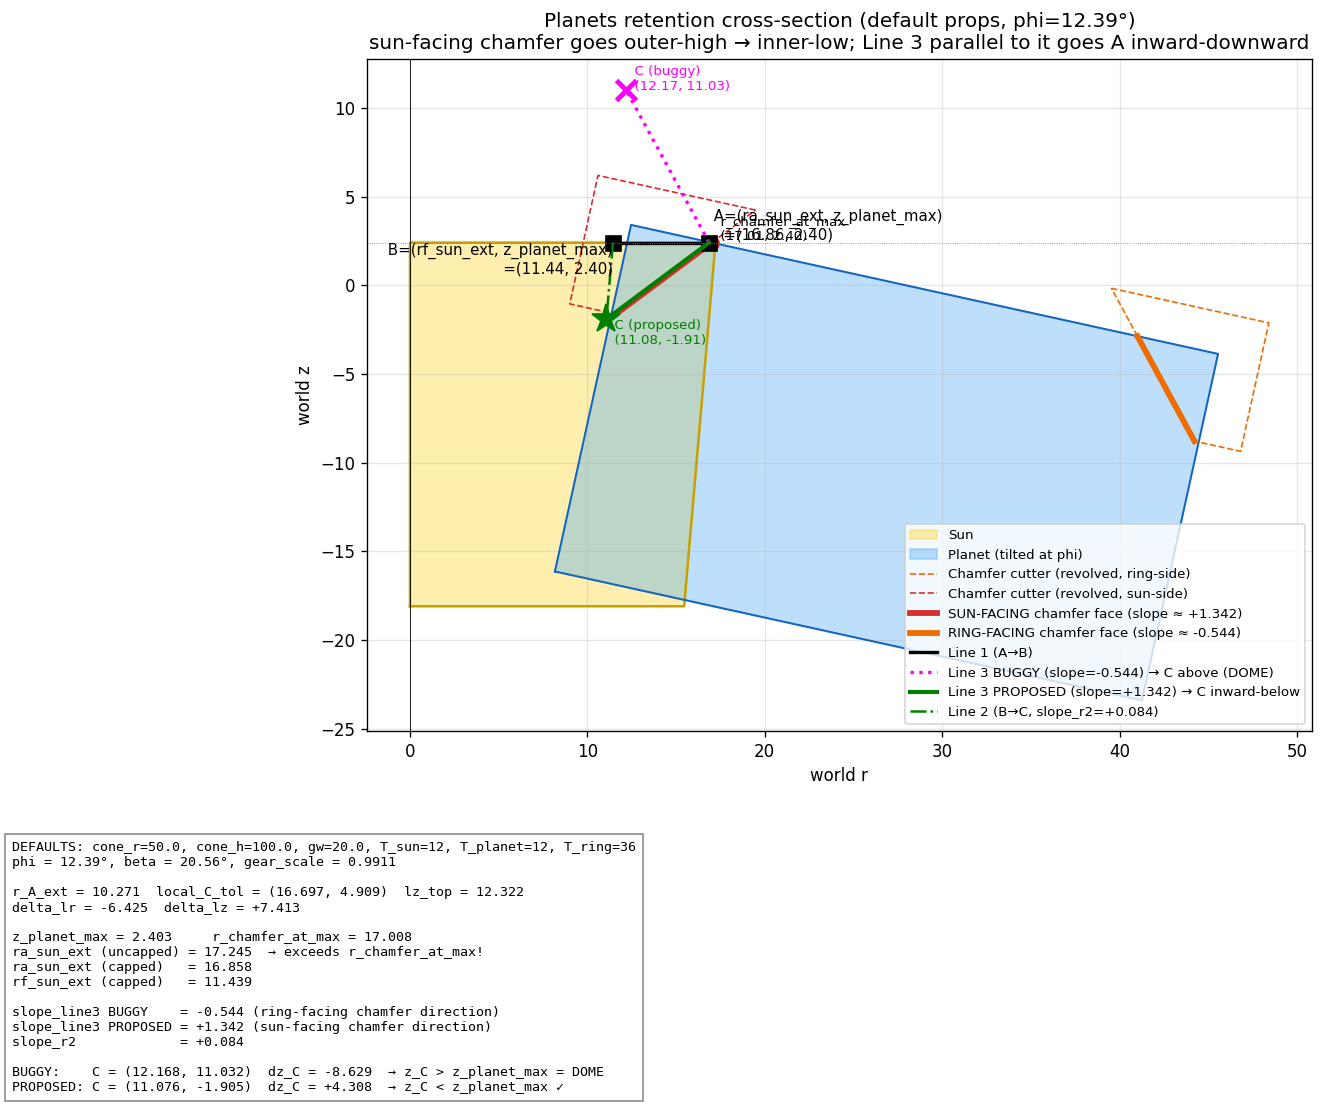

Write Python code to recreate this figure.
"""
Cross-section diagram of the Planets addon retention geometry.

Recomputes every value with the SAME formulas as variable_gears/planets __init__.py
using the addon's DEFAULT property values, then draws a 2D world r-z view to
verify the sun retention triangle geometry.

Output: G:/My Drive/Claude/planets/cross_section.png
"""
import math
import matplotlib.pyplot as plt
import matplotlib.patches as patches
from matplotlib.lines import Line2D

# ─── Default addon property values ────────────────────────────────────────
cone_diameter = 100.0
cone_height   = 100.0
gw            = 20.0
wall          = 3.0
T_sun         = 12
T_planet      = 12
T_ring        = T_sun + 2 * T_planet
clearance     = 0.05
tolerance     = 0.15
ext           = 0.0

# ─── Mirror the addon's generate() math ───────────────────────────────────
cone_r = cone_diameter / 2.0
cone_h = cone_height
z_bot  = -gw
z_disk = -gw / 2.0
full_h = cone_h * 4.0 / 3.0
s_bot  = (full_h - gw) / full_h
m      = max(0.001, (cone_r       - wall) / (T_ring / 2.0 + 1.25))
m_bot  = max(0.001, (cone_r*s_bot - wall) / (T_ring / 2.0 + 1.25))
dm     = m * (1.0 - s_bot)

r_sun    = T_sun    * m / 2.0
r_planet = T_planet * m / 2.0
orbit_r  = r_sun + r_planet
s_disk         = (full_h + z_disk) / full_h
orbit_r_planet = orbit_r * s_disk
phi  = math.atan2(orbit_r, full_h)
beta = math.atan2(cone_r, full_h)
sin_phi = math.sin(phi); cos_phi = math.cos(phi); tan_phi = math.tan(phi)

_gs_num = (cone_r * (full_h + z_disk + (gw / 2.0) * math.cos(phi)) / full_h
           - wall - (gw / 2.0) * math.sin(phi))
_gs_den = (orbit_r * s_disk
           + (T_planet / 2.0 + 1.0) * m
             * (math.cos(phi) + cone_r * math.sin(phi) / full_h))
gear_scale = min(1.0, _gs_num / _gs_den)

orbit_r        = orbit_r        * gear_scale
orbit_r_planet = orbit_r_planet * gear_scale

hub_r    = (T_sun / 2.0 + 1.0) * m
z_bot_pl = z_disk - (gw / 2.0) * math.cos(phi)
r_bot_pl = orbit_r_planet - (gw / 2.0) * math.sin(phi)
hub_top  = max(z_bot, z_bot_pl + (r_bot_pl - hub_r) * math.tan(phi))

z_disk_sun = hub_top + gw / 2.0
sun_raise  = (z_disk_sun - z_disk) / gw
m_top_sun  = max(0.001, gear_scale * (m + dm * sun_raise))
_sun_bevel = max(0.0, 2.0 * phi - beta)
m_bot_sun  = max(0.001, m_top_sun - gw * 2.0 * math.tan(_sun_bevel) / T_sun)

m_top_planet = gear_scale * m
m_bot_planet = max(0.001, m_top_planet - gw * 2.0 * math.tan(beta - phi) / T_planet)

ext_local_pl = 0.0
m_ext_planet = m_top_planet
ra_ext_planet = (T_planet / 2.0 + 1.0) * m_ext_planet
rf_ext_planet = (T_planet / 2.0 - 1.25) * m_ext_planet

# Retention geometry
ext_local_top = gw / 2.0 + ext / math.cos(phi)
center_r_ext  = orbit_r_planet + ext_local_top * math.sin(phi)
center_z_ext  = z_disk + ext_local_top * math.cos(phi)
ra0   = (T_ring / 2.0 - 0.75) * m
k_lip = ra0 * tan_phi / full_h
z_A   = (center_z_ext + center_r_ext * tan_phi - k_lip * full_h) / (1.0 + k_lip)
ra_r  = ra0 * (full_h + z_A) / full_h
m_at_zA = m * (full_h + z_A) / full_h
rf_r    = (T_ring / 2.0 + 1.25) * m_at_zA

dr_1  = (rf_r - ra_r) + tolerance
d_1   = dr_1 / math.cos(phi)
A_lip = (ra_r,                      z_A)
B_lip = (ra_r + d_1*math.cos(phi),  z_A - d_1*math.sin(phi))
C_lip = (B_lip[0] - d_1*math.sin(beta), B_lip[1] - d_1*math.cos(beta))

l3_dr  = A_lip[0] - C_lip[0]
l3_dz  = A_lip[1] - C_lip[1]
l3_len = math.sqrt(l3_dr**2 + l3_dz**2)
nt_r   = -l3_dz / l3_len
nt_z   =  l3_dr / l3_len
A_tol  = (A_lip[0] + nt_r * tolerance, A_lip[1] + nt_z * tolerance)
C_tol  = (C_lip[0] + nt_r * tolerance, C_lip[1] + nt_z * tolerance)

def w2l(rw, zw):
    dr = rw - orbit_r_planet;  dz = zw - z_disk
    return (dr * cos_phi - dz * sin_phi, dr * sin_phi + dz * cos_phi)

def l2w(lr, lz):
    return (orbit_r_planet + lr * cos_phi + lz * sin_phi,
            z_disk          - lr * sin_phi + lz * cos_phi)

_cone_scale_ch = 1.0
lr_outer    = (T_planet / 2.0 + 2.0) * m_top_planet * _cone_scale_ch
local_A_tol = w2l(*A_tol)
local_C_tol = w2l(*C_tol)
lz_top      = local_A_tol[1] + m_top_planet
t_ext       = (lz_top - local_C_tol[1]) / (local_A_tol[1] - local_C_tol[1])
r_A_ext     = local_C_tol[0] + t_ext * (local_A_tol[0] - local_C_tol[0])

# After-chamfer top corner on the SUN-FACING side
local_tip_z = gw / 2.0 + ext_local_pl
frac        = (local_tip_z - local_C_tol[1]) / (lz_top - local_C_tol[1])
r_boundary  = local_C_tol[0] + frac * (r_A_ext - local_C_tol[0])
z_planet_max     = z_disk + r_boundary * sin_phi + local_tip_z * cos_phi
r_chamfer_at_max = orbit_r_planet - r_boundary * cos_phi + local_tip_z * sin_phi

# Sun extension/retention values
ext_local_sun   = max(0.0, z_planet_max - (z_disk_sun + gw / 2.0))
m_ext_sun       = m_top_sun * (full_h + ext_local_sun) / full_h if ext_local_sun > 0.0 else m_top_sun
m_ext_sun_uncapped = m_ext_sun
m_ext_sun_capped   = min(m_ext_sun, (r_chamfer_at_max - tolerance) / (T_sun / 2.0 + 1.0))

ra_sun_ext_uncapped = (T_sun / 2.0 + 1.0) * m_ext_sun_uncapped
rf_sun_ext_uncapped = (T_sun / 2.0 - 1.25) * m_ext_sun_uncapped
ra_sun_ext_capped   = (T_sun / 2.0 + 1.0) * m_ext_sun_capped
rf_sun_ext_capped   = (T_sun / 2.0 - 1.25) * m_ext_sun_capped

# Sun bevel cone apex (Line 2 slope reference)
z_apex_sun = (z_disk_sun + gw / 2.0
              - gw * m_top_sun / max(m_top_sun - m_bot_sun, 1e-9))
slope_r2   = ra_sun_ext_capped / (z_planet_max - z_apex_sun)

# Slope_line3 — TWO formulas
# (a) BUGGY (v0.5.92): uses delta_lr signed → describes RING-facing chamfer
delta_lr   = r_A_ext - local_C_tol[0]   # < 0
delta_lz   = lz_top  - local_C_tol[1]   # > 0
slope_line3_BUG = ((delta_lr * cos_phi + delta_lz * sin_phi)
                   / (delta_lz * cos_phi - delta_lr * sin_phi))

# (b) PROPOSED FIX: sun-facing chamfer direction (flip sign of delta_lr)
slope_line3_FIX = ((-delta_lr * cos_phi + delta_lz * sin_phi)
                   / (delta_lz * cos_phi + delta_lr * sin_phi))

# Triangle C points for both formulas, using capped ra_sun_ext
def compute_C(slope_l3):
    dz_C = (ra_sun_ext_capped - rf_sun_ext_capped) / (slope_l3 - slope_r2)
    z_C  = z_planet_max - dz_C
    r_C  = ra_sun_ext_capped - slope_l3 * dz_C
    return (r_C, z_C, dz_C)

r_C_bug, z_C_bug, dz_C_bug = compute_C(slope_line3_BUG)
r_C_fix, z_C_fix, dz_C_fix = compute_C(slope_line3_FIX)

# ─── Geometry for drawing ─────────────────────────────────────────────────
# Sun outline in world r-z (top: ra_sun at z_planet_max, root rf at z_disk_sun-gw/2 etc.)
# We approximate the sun's outer profile as a trapezoid from its bevel cone.
sun_top_r    = ra_sun_ext_capped
sun_top_z    = z_planet_max
sun_body_top_z = z_disk_sun + gw/2.0
sun_body_bot_z = z_disk_sun - gw/2.0
sun_top_face_r = (T_sun/2.0 + 1.0) * m_top_sun
sun_bot_face_r = (T_sun/2.0 + 1.0) * m_bot_sun

sun_outline = [
    (0,                sun_body_bot_z),
    (sun_bot_face_r,   sun_body_bot_z),
    (sun_top_face_r,   sun_body_top_z),
    (sun_top_r,        sun_top_z),
    (0,                sun_top_z),
    (0,                sun_body_bot_z),
]

# Planet outline in world r-z (rectangle in local r-z, tilted at phi).
# Local box: r in [-ra_planet, +ra_planet], z in [-gw/2, +gw/2+ext_local_pl]
ra_planet = (T_planet / 2.0 + 1.0) * m_top_planet
rf_planet = (T_planet / 2.0 - 1.25) * m_top_planet
planet_box_local = [
    (-ra_planet, -gw/2.0),
    ( ra_planet, -gw/2.0),
    ( ra_planet,  gw/2.0 + ext_local_pl),
    (-ra_planet,  gw/2.0 + ext_local_pl),
]
planet_box_world = [l2w(lr, lz) for lr, lz in planet_box_local]

# Chamfer cutter rectangle (local) — corners at lr ∈ [r_A_ext or local_C_tol[0], lr_outer]
# We need both sides of the revolved cutter — at positive local r (ring-side)
# AND negative local r (sun-side).
chamfer_local = [
    (r_A_ext,         lz_top),
    (lr_outer,        lz_top),
    (lr_outer,        local_C_tol[1]),
    (local_C_tol[0],  local_C_tol[1]),
]
chamfer_world_ringside = [l2w(lr, lz) for lr, lz in chamfer_local]
chamfer_world_sunside  = [l2w(-lr, lz) for lr, lz in chamfer_local]

# Sun-facing chamfer FACE in world (the line from local (-r_A_ext, lz_top) to (-local_C_tol[0], local_C_tol[1]))
# Restricted to the visible portion within the planet body (lz_top is above tip face).
# Top of exposed face: at local_tip_z, lr = -r_boundary
top_chamfer_face_world = l2w(-r_boundary, local_tip_z)   # = (r_chamfer_at_max, z_planet_max)
bot_chamfer_face_world = l2w(-local_C_tol[0], local_C_tol[1])

# Ring-facing chamfer face top corner (for symmetry/reference)
top_chamfer_face_ring_world = l2w(r_boundary, local_tip_z)
bot_chamfer_face_ring_world = l2w(local_C_tol[0], local_C_tol[1])

# Triangle A-B-C points (using capped ra_sun_ext)
A_pt = (ra_sun_ext_capped, z_planet_max)
B_pt = (rf_sun_ext_capped, z_planet_max)
C_pt_bug = (r_C_bug, z_C_bug)
C_pt_fix = (r_C_fix, z_C_fix)

# ─── Plot ────────────────────────────────────────────────────────────────
fig, ax = plt.subplots(figsize=(14, 10))

# Sun
sun_xs = [p[0] for p in sun_outline]
sun_zs = [p[1] for p in sun_outline]
ax.fill(sun_xs, sun_zs, color='#fdd835', alpha=0.4, label='Sun')
ax.plot(sun_xs, sun_zs, color='#c9a000', linewidth=1.5)

# Planet body (tilted box)
pl_xs = [p[0] for p in planet_box_world] + [planet_box_world[0][0]]
pl_zs = [p[1] for p in planet_box_world] + [planet_box_world[0][1]]
ax.fill(pl_xs, pl_zs, color='#42a5f5', alpha=0.35, label='Planet (tilted at phi)')
ax.plot(pl_xs, pl_zs, color='#1565c0', linewidth=1.2)

# Chamfer cutter outline — ring side
ch_r_xs = [p[0] for p in chamfer_world_ringside] + [chamfer_world_ringside[0][0]]
ch_r_zs = [p[1] for p in chamfer_world_ringside] + [chamfer_world_ringside[0][1]]
ax.plot(ch_r_xs, ch_r_zs, color='#ef6c00', linewidth=1, linestyle='--',
        label='Chamfer cutter (revolved, ring-side)')

# Chamfer cutter outline — sun side
ch_s_xs = [p[0] for p in chamfer_world_sunside] + [chamfer_world_sunside[0][0]]
ch_s_zs = [p[1] for p in chamfer_world_sunside] + [chamfer_world_sunside[0][1]]
ax.plot(ch_s_xs, ch_s_zs, color='#d32f2f', linewidth=1, linestyle='--',
        label='Chamfer cutter (revolved, sun-side)')

# Exposed sun-facing chamfer face (the one Line 3 should be parallel to)
ax.plot([bot_chamfer_face_world[0], top_chamfer_face_world[0]],
        [bot_chamfer_face_world[1], top_chamfer_face_world[1]],
        color='#d32f2f', linewidth=3.5,
        label='SUN-FACING chamfer face (slope ≈ +%.3f)' %
              ((top_chamfer_face_world[0] - bot_chamfer_face_world[0]) /
               (top_chamfer_face_world[1] - bot_chamfer_face_world[1])))

# Exposed ring-facing chamfer face
ax.plot([bot_chamfer_face_ring_world[0], top_chamfer_face_ring_world[0]],
        [bot_chamfer_face_ring_world[1], top_chamfer_face_ring_world[1]],
        color='#ef6c00', linewidth=3.5,
        label='RING-FACING chamfer face (slope ≈ %.3f)' %
              ((top_chamfer_face_ring_world[0] - bot_chamfer_face_ring_world[0]) /
               (top_chamfer_face_ring_world[1] - bot_chamfer_face_ring_world[1])))

# Mark r_chamfer_at_max, z_planet_max
ax.plot(r_chamfer_at_max, z_planet_max, marker='o', color='#d32f2f', markersize=8)
ax.annotate(f'  r_chamfer_at_max\n  ({r_chamfer_at_max:.2f}, {z_planet_max:.2f})',
            (r_chamfer_at_max, z_planet_max), fontsize=8, va='bottom')

# A and B
ax.plot(*A_pt, marker='s', color='black', markersize=9)
ax.annotate(f' A=(ra_sun_ext, z_planet_max)\n   =({A_pt[0]:.2f}, {A_pt[1]:.2f})',
            A_pt, fontsize=9, va='bottom', ha='left', color='black')
ax.plot(*B_pt, marker='s', color='black', markersize=9)
ax.annotate(f' B=(rf_sun_ext, z_planet_max)\n   =({B_pt[0]:.2f}, {B_pt[1]:.2f})',
            B_pt, fontsize=9, va='top', ha='right', color='black')

# Line 1: A → B
ax.plot([A_pt[0], B_pt[0]], [A_pt[1], B_pt[1]],
        color='black', linewidth=2, label='Line 1 (A→B)')

# Line 3 (BUGGY formula)
ax.plot([A_pt[0], C_pt_bug[0]], [A_pt[1], C_pt_bug[1]],
        color='magenta', linewidth=2, linestyle=':',
        label=f'Line 3 BUGGY (slope={slope_line3_BUG:+.3f}) → C above (DOME)')
ax.plot(*C_pt_bug, marker='x', color='magenta', markersize=12, markeredgewidth=3)
ax.annotate(f'  C (buggy)\n  ({C_pt_bug[0]:.2f}, {C_pt_bug[1]:.2f})',
            C_pt_bug, fontsize=8, color='magenta')

# Line 3 (PROPOSED FIX)
ax.plot([A_pt[0], C_pt_fix[0]], [A_pt[1], C_pt_fix[1]],
        color='green', linewidth=2.5,
        label=f'Line 3 PROPOSED (slope={slope_line3_FIX:+.3f}) → C inward-below')
# Line 2 from B to C_fix
ax.plot([B_pt[0], C_pt_fix[0]], [B_pt[1], C_pt_fix[1]],
        color='green', linewidth=1.5, linestyle='-.',
        label=f'Line 2 (B→C, slope_r2={slope_r2:+.3f})')
ax.plot(*C_pt_fix, marker='*', color='green', markersize=18)
ax.annotate(f'  C (proposed)\n  ({C_pt_fix[0]:.2f}, {C_pt_fix[1]:.2f})',
            C_pt_fix, fontsize=8, color='green', va='top')

# Axes & labels
ax.axhline(z_planet_max, color='gray', linewidth=0.5, linestyle=':')
ax.axvline(0, color='black', linewidth=0.5)
ax.set_xlabel('world r')
ax.set_ylabel('world z')
ax.set_title(f'Planets retention cross-section (default props, phi={math.degrees(phi):.2f}°)\n'
             f'sun-facing chamfer goes outer-high → inner-low; Line 3 parallel to it goes A inward-downward')
ax.set_aspect('equal')
ax.grid(True, alpha=0.3)
ax.legend(loc='lower right', fontsize=8)

# Information box
info_text = (
    f"DEFAULTS: cone_r={cone_r}, cone_h={cone_h}, gw={gw}, T_sun={T_sun}, T_planet={T_planet}, T_ring={T_ring}\n"
    f"phi = {math.degrees(phi):.2f}°, beta = {math.degrees(beta):.2f}°, gear_scale = {gear_scale:.4f}\n"
    f"\n"
    f"r_A_ext = {r_A_ext:.3f}  local_C_tol = ({local_C_tol[0]:.3f}, {local_C_tol[1]:.3f})  lz_top = {lz_top:.3f}\n"
    f"delta_lr = {delta_lr:+.3f}  delta_lz = {delta_lz:+.3f}\n"
    f"\n"
    f"z_planet_max = {z_planet_max:.3f}     r_chamfer_at_max = {r_chamfer_at_max:.3f}\n"
    f"ra_sun_ext (uncapped) = {ra_sun_ext_uncapped:.3f}  → exceeds r_chamfer_at_max!\n"
    f"ra_sun_ext (capped)   = {ra_sun_ext_capped:.3f}\n"
    f"rf_sun_ext (capped)   = {rf_sun_ext_capped:.3f}\n"
    f"\n"
    f"slope_line3 BUGGY    = {slope_line3_BUG:+.3f} (ring-facing chamfer direction)\n"
    f"slope_line3 PROPOSED = {slope_line3_FIX:+.3f} (sun-facing chamfer direction)\n"
    f"slope_r2             = {slope_r2:+.3f}\n"
    f"\n"
    f"BUGGY:    C = ({C_pt_bug[0]:.3f}, {C_pt_bug[1]:.3f})  dz_C = {dz_C_bug:+.3f}  → z_C > z_planet_max = DOME\n"
    f"PROPOSED: C = ({C_pt_fix[0]:.3f}, {C_pt_fix[1]:.3f})  dz_C = {dz_C_fix:+.3f}  → z_C < z_planet_max ✓"
)
plt.figtext(0.02, 0.02, info_text, fontsize=8, family='monospace',
            bbox=dict(facecolor='white', alpha=0.9, edgecolor='gray'))

plt.subplots_adjust(bottom=0.32)
plt.savefig(r'G:/My Drive/Claude/planets/cross_section.png', dpi=120, bbox_inches='tight')
print("Wrote cross_section.png")
